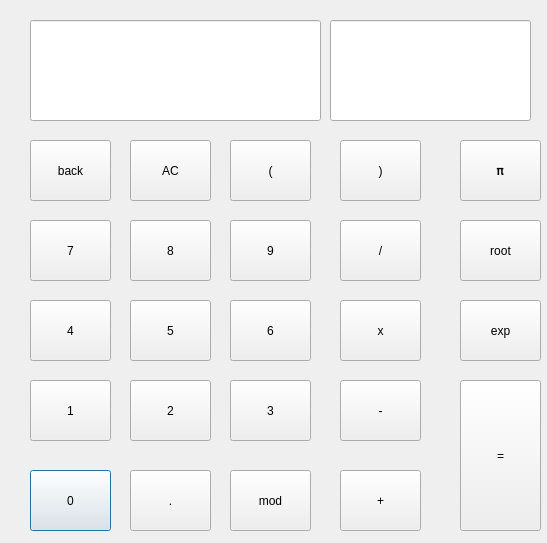
<?xml version="1.0" encoding="UTF-8"?>
<ui version="4.0">
 <class>Dialog</class>
 <widget class="QDialog" name="Dialog">
  <property name="geometry">
   <rect>
    <x>0</x>
    <y>0</y>
    <width>547</width>
    <height>543</height>
   </rect>
  </property>
  <property name="windowTitle">
   <string>Dialog</string>
  </property>
  <widget class="QPushButton" name="pushButton_0">
   <property name="geometry">
    <rect>
     <x>30</x>
     <y>470</y>
     <width>81</width>
     <height>61</height>
    </rect>
   </property>
   <property name="text">
    <string>0</string>
   </property>
  </widget>
  <widget class="QPushButton" name="pushButton_allclear">
   <property name="geometry">
    <rect>
     <x>130</x>
     <y>140</y>
     <width>81</width>
     <height>61</height>
    </rect>
   </property>
   <property name="text">
    <string>AC</string>
   </property>
  </widget>
  <widget class="QPushButton" name="pushButton_point">
   <property name="geometry">
    <rect>
     <x>130</x>
     <y>470</y>
     <width>81</width>
     <height>61</height>
    </rect>
   </property>
   <property name="text">
    <string>.</string>
   </property>
  </widget>
  <widget class="QPushButton" name="pushButton_plus">
   <property name="geometry">
    <rect>
     <x>340</x>
     <y>470</y>
     <width>81</width>
     <height>61</height>
    </rect>
   </property>
   <property name="text">
    <string>+</string>
   </property>
  </widget>
  <widget class="QPushButton" name="pushButton_minus">
   <property name="geometry">
    <rect>
     <x>340</x>
     <y>380</y>
     <width>81</width>
     <height>61</height>
    </rect>
   </property>
   <property name="text">
    <string>-</string>
   </property>
  </widget>
  <widget class="QPushButton" name="pushButton_multiply">
   <property name="geometry">
    <rect>
     <x>340</x>
     <y>300</y>
     <width>81</width>
     <height>61</height>
    </rect>
   </property>
   <property name="text">
    <string>x</string>
   </property>
  </widget>
  <widget class="QPushButton" name="pushButton_divide">
   <property name="geometry">
    <rect>
     <x>340</x>
     <y>220</y>
     <width>81</width>
     <height>61</height>
    </rect>
   </property>
   <property name="text">
    <string>/</string>
   </property>
  </widget>
  <widget class="QPushButton" name="pushButton_mod">
   <property name="geometry">
    <rect>
     <x>230</x>
     <y>470</y>
     <width>81</width>
     <height>61</height>
    </rect>
   </property>
   <property name="text">
    <string>mod</string>
   </property>
  </widget>
  <widget class="QPushButton" name="pushButton_pi">
   <property name="geometry">
    <rect>
     <x>460</x>
     <y>140</y>
     <width>81</width>
     <height>61</height>
    </rect>
   </property>
   <property name="text">
    <string>𝝿</string>
   </property>
  </widget>
  <widget class="QPushButton" name="pushButton_root">
   <property name="geometry">
    <rect>
     <x>460</x>
     <y>220</y>
     <width>81</width>
     <height>61</height>
    </rect>
   </property>
   <property name="text">
    <string>root</string>
   </property>
  </widget>
  <widget class="QPushButton" name="pushButton_exp">
   <property name="geometry">
    <rect>
     <x>460</x>
     <y>300</y>
     <width>81</width>
     <height>61</height>
    </rect>
   </property>
   <property name="text">
    <string>exp</string>
   </property>
  </widget>
  <widget class="QPushButton" name="pushButton_result">
   <property name="geometry">
    <rect>
     <x>460</x>
     <y>380</y>
     <width>81</width>
     <height>151</height>
    </rect>
   </property>
   <property name="text">
    <string>=</string>
   </property>
  </widget>
  <widget class="QPushButton" name="pushButton_9">
   <property name="geometry">
    <rect>
     <x>230</x>
     <y>220</y>
     <width>81</width>
     <height>61</height>
    </rect>
   </property>
   <property name="text">
    <string>9</string>
   </property>
  </widget>
  <widget class="QPushButton" name="pushButton_8">
   <property name="geometry">
    <rect>
     <x>130</x>
     <y>220</y>
     <width>81</width>
     <height>61</height>
    </rect>
   </property>
   <property name="text">
    <string>8</string>
   </property>
  </widget>
  <widget class="QPushButton" name="pushButton_6">
   <property name="geometry">
    <rect>
     <x>230</x>
     <y>300</y>
     <width>81</width>
     <height>61</height>
    </rect>
   </property>
   <property name="text">
    <string>6</string>
   </property>
  </widget>
  <widget class="QPushButton" name="pushButton_5">
   <property name="geometry">
    <rect>
     <x>130</x>
     <y>300</y>
     <width>81</width>
     <height>61</height>
    </rect>
   </property>
   <property name="text">
    <string>5</string>
   </property>
  </widget>
  <widget class="QPushButton" name="pushButton_3">
   <property name="geometry">
    <rect>
     <x>230</x>
     <y>380</y>
     <width>81</width>
     <height>61</height>
    </rect>
   </property>
   <property name="text">
    <string>3</string>
   </property>
  </widget>
  <widget class="QPushButton" name="pushButton_2">
   <property name="geometry">
    <rect>
     <x>130</x>
     <y>380</y>
     <width>81</width>
     <height>61</height>
    </rect>
   </property>
   <property name="text">
    <string>2</string>
   </property>
  </widget>
  <widget class="QPushButton" name="pushButton_4">
   <property name="geometry">
    <rect>
     <x>30</x>
     <y>300</y>
     <width>81</width>
     <height>61</height>
    </rect>
   </property>
   <property name="text">
    <string>4</string>
   </property>
  </widget>
  <widget class="QPushButton" name="pushButton_7">
   <property name="geometry">
    <rect>
     <x>30</x>
     <y>220</y>
     <width>81</width>
     <height>61</height>
    </rect>
   </property>
   <property name="text">
    <string>7</string>
   </property>
  </widget>
  <widget class="QPushButton" name="pushButton_1">
   <property name="geometry">
    <rect>
     <x>30</x>
     <y>380</y>
     <width>81</width>
     <height>61</height>
    </rect>
   </property>
   <property name="text">
    <string>1</string>
   </property>
  </widget>
  <widget class="QPushButton" name="pushButton_endbracket">
   <property name="geometry">
    <rect>
     <x>340</x>
     <y>140</y>
     <width>81</width>
     <height>61</height>
    </rect>
   </property>
   <property name="text">
    <string>)</string>
   </property>
  </widget>
  <widget class="QPushButton" name="pushButton_back">
   <property name="geometry">
    <rect>
     <x>30</x>
     <y>140</y>
     <width>81</width>
     <height>61</height>
    </rect>
   </property>
   <property name="text">
    <string>back</string>
   </property>
  </widget>
  <widget class="QPushButton" name="pushButton_startbracket">
   <property name="geometry">
    <rect>
     <x>230</x>
     <y>140</y>
     <width>81</width>
     <height>61</height>
    </rect>
   </property>
   <property name="text">
    <string>(</string>
   </property>
  </widget>
  <widget class="QLineEdit" name="Window">
   <property name="geometry">
    <rect>
     <x>30</x>
     <y>20</y>
     <width>291</width>
     <height>101</height>
    </rect>
   </property>
   <property name="readOnly">
    <bool>true</bool>
   </property>
  </widget>
  <widget class="QLineEdit" name="Window_2">
   <property name="geometry">
    <rect>
     <x>330</x>
     <y>20</y>
     <width>201</width>
     <height>101</height>
    </rect>
   </property>
   <property name="readOnly">
    <bool>true</bool>
   </property>
  </widget>
 </widget>
 <resources/>
 <connections/>
</ui>
